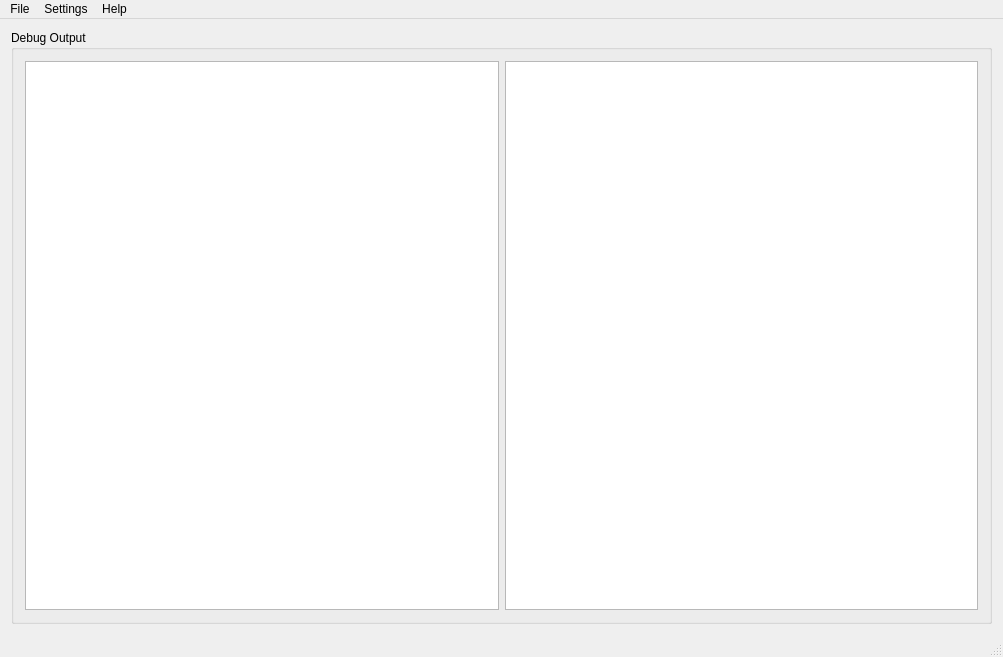
<?xml version="1.0" encoding="UTF-8"?>
<ui version="4.0">
 <class>GuiClass</class>
 <widget class="QMainWindow" name="GuiClass">
  <property name="geometry">
   <rect>
    <x>0</x>
    <y>0</y>
    <width>1003</width>
    <height>657</height>
   </rect>
  </property>
  <property name="windowTitle">
   <string>VTScriptGui</string>
  </property>
  <widget class="QWidget" name="centralWidget">
   <layout class="QHBoxLayout" name="horizontalLayout_2">
    <item>
     <widget class="QSplitter" name="splitter">
      <property name="orientation">
       <enum>Qt::Vertical</enum>
      </property>
      <widget class="QGroupBox" name="debug_group_box">
       <property name="sizePolicy">
        <sizepolicy hsizetype="Preferred" vsizetype="Preferred">
         <horstretch>0</horstretch>
         <verstretch>0</verstretch>
        </sizepolicy>
       </property>
       <property name="title">
        <string>Debug Output</string>
       </property>
       <layout class="QGridLayout" name="gridLayout">
        <item row="0" column="0">
         <widget class="QPlainTextEdit" name="edit_debug_output">
          <property name="sizePolicy">
           <sizepolicy hsizetype="Expanding" vsizetype="Expanding">
            <horstretch>0</horstretch>
            <verstretch>0</verstretch>
           </sizepolicy>
          </property>
          <property name="font">
           <font>
            <family>Lucida Console</family>
            <pointsize>9</pointsize>
           </font>
          </property>
          <property name="styleSheet">
           <string notr="true"/>
          </property>
          <property name="frameShape">
           <enum>QFrame::StyledPanel</enum>
          </property>
          <property name="undoRedoEnabled">
           <bool>false</bool>
          </property>
          <property name="readOnly">
           <bool>true</bool>
          </property>
          <property name="textInteractionFlags">
           <set>Qt::TextSelectableByKeyboard|Qt::TextSelectableByMouse</set>
          </property>
         </widget>
        </item>
        <item row="0" column="1">
         <widget class="QTableWidget" name="table_var_debug">
          <property name="focusPolicy">
           <enum>Qt::NoFocus</enum>
          </property>
          <property name="editTriggers">
           <set>QAbstractItemView::NoEditTriggers</set>
          </property>
          <property name="alternatingRowColors">
           <bool>true</bool>
          </property>
          <property name="selectionMode">
           <enum>QAbstractItemView::NoSelection</enum>
          </property>
          <property name="selectionBehavior">
           <enum>QAbstractItemView::SelectRows</enum>
          </property>
          <property name="sortingEnabled">
           <bool>true</bool>
          </property>
          <attribute name="verticalHeaderVisible">
           <bool>false</bool>
          </attribute>
         </widget>
        </item>
       </layout>
      </widget>
     </widget>
    </item>
   </layout>
  </widget>
  <widget class="QMenuBar" name="menuBar">
   <property name="geometry">
    <rect>
     <x>0</x>
     <y>0</y>
     <width>1003</width>
     <height>21</height>
    </rect>
   </property>
   <widget class="QMenu" name="menuFile">
    <property name="title">
     <string>File</string>
    </property>
    <addaction name="actionDebug_Console"/>
    <addaction name="actionScripting_console"/>
    <addaction name="separator"/>
    <addaction name="actionExit"/>
   </widget>
   <widget class="QMenu" name="menuSettings">
    <property name="title">
     <string>Settings</string>
    </property>
    <addaction name="actionInterface_settings"/>
    <addaction name="actionSystem_settings"/>
   </widget>
   <widget class="QMenu" name="menuHelp">
    <property name="title">
     <string>Help</string>
    </property>
    <addaction name="actionAbout"/>
    <addaction name="actionManual"/>
    <addaction name="actionVersion"/>
   </widget>
   <addaction name="menuFile"/>
   <addaction name="menuSettings"/>
   <addaction name="menuHelp"/>
  </widget>
  <widget class="QStatusBar" name="statusBar"/>
  <action name="actionOpen_master_file">
   <property name="text">
    <string>Open master file</string>
   </property>
  </action>
  <action name="actionCreate_new_master_file">
   <property name="text">
    <string>Create new master file</string>
   </property>
  </action>
  <action name="actionEdit_master_file">
   <property name="text">
    <string>Edit master file</string>
   </property>
  </action>
  <action name="actionExit">
   <property name="text">
    <string>Exit</string>
   </property>
  </action>
  <action name="actionSystem_settings">
   <property name="text">
    <string>System settings</string>
   </property>
  </action>
  <action name="actionInterface_settings">
   <property name="text">
    <string>Interface settings</string>
   </property>
  </action>
  <action name="actionStart_master_project">
   <property name="text">
    <string>Start master project</string>
   </property>
  </action>
  <action name="actionStop_master_project">
   <property name="text">
    <string>Stop master project</string>
   </property>
  </action>
  <action name="actionRaid_manager">
   <property name="text">
    <string>Raid manager</string>
   </property>
  </action>
  <action name="actionAbout">
   <property name="text">
    <string>About</string>
   </property>
  </action>
  <action name="actionManual">
   <property name="text">
    <string>Manual</string>
   </property>
  </action>
  <action name="actionVersion">
   <property name="text">
    <string>Version</string>
   </property>
  </action>
  <action name="actionDebug_Console">
   <property name="checkable">
    <bool>true</bool>
   </property>
   <property name="checked">
    <bool>true</bool>
   </property>
   <property name="text">
    <string>Debug output</string>
   </property>
   <property name="shortcut">
    <string>Ctrl+D</string>
   </property>
  </action>
  <action name="actionScripting_console">
   <property name="text">
    <string>Scripting console</string>
   </property>
   <property name="shortcut">
    <string>Ctrl+S</string>
   </property>
  </action>
 </widget>
 <layoutdefault spacing="6" margin="11"/>
 <resources>
  <include location="Gui.qrc"/>
 </resources>
 <connections>
  <connection>
   <sender>actionExit</sender>
   <signal>triggered()</signal>
   <receiver>GuiClass</receiver>
   <slot>close()</slot>
   <hints>
    <hint type="sourcelabel">
     <x>-1</x>
     <y>-1</y>
    </hint>
    <hint type="destinationlabel">
     <x>501</x>
     <y>328</y>
    </hint>
   </hints>
  </connection>
 </connections>
</ui>
